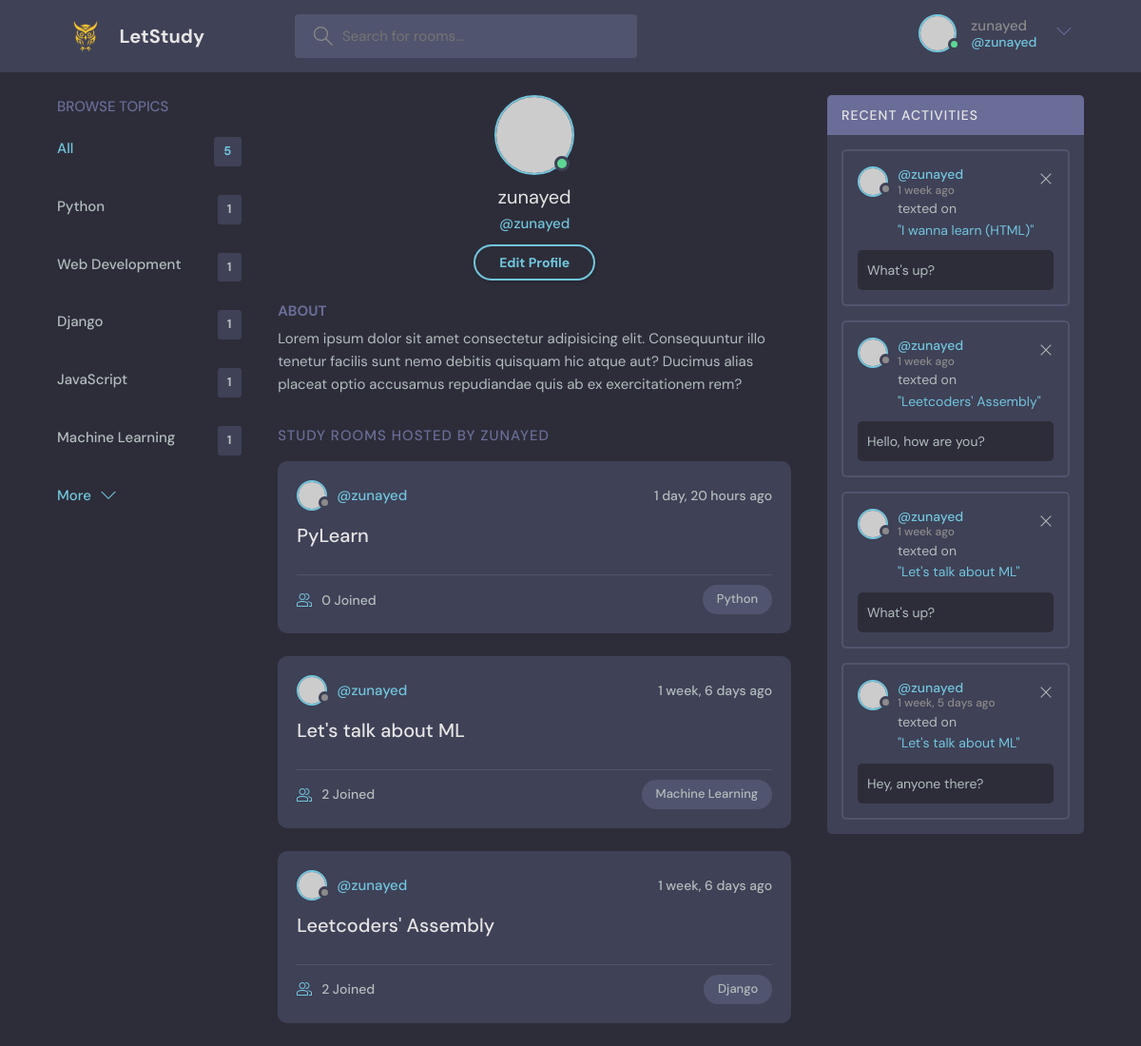
/profile/1/ (signed in), run on the app's committed database.
### base/models.py (models this page shows, shortened)
class Topic(models.Model):
    name = models.CharField(max_length=200)

class Room(models.Model):
    host = models.ForeignKey(User, on_delete=models.SET_NULL, null=True)
    topic = models.ForeignKey(Topic, on_delete=models.SET_NULL, null=True)
    name = models.CharField(max_length=200)
    description = models.TextField(null=True, blank=True)
    participants = models.ManyToManyField(User, related_name="participants", blank=True)
    updated = models.DateTimeField(auto_now=True)
    created = models.DateTimeField(auto_now_add=True)
    class Meta:
        ordering = ["-updated", "-created"]
    def __str__(self):
        return self.name

class Message(models.Model):
    user = models.ForeignKey(User, on_delete=models.CASCADE)
    room = models.ForeignKey(Room, on_delete=models.CASCADE) # if the room gets deleted, all chats become deleted
    body = models.TextField()
    updated = models.DateTimeField(auto_now=True)
    created = models.DateTimeField(auto_now_add=True)
    class Meta:
        ordering = ["-updated", "-created"]

### base/views.py (the view)
# urls.py: path("profile/<str:pk>/", views.userProfile, name="user-profile"),
def userProfile(request, pk):
    user = User.objects.get(id=pk)
    rooms = user.room_set.all()
    room_messages = user.message_set.all()
    topics = Topic.objects.all()
    context = {"user": user,
               "rooms": rooms,
               "room_messages": room_messages,
               "topics": topics}
    return render(request, "base/profile.html", context)

### base/templates/base/profile.html
{% extends 'main.html' %}
{% block content %}
<main class="profile-page layout layout--3">
  <div class="container">
    {% include "base/topics_component.html" %}
    <div class="roomList">
      <div class="profile">
        <div class="profile__avatar">
          <div class="avatar avatar--large active">
            <img src="https://randomuser.me/api/portraits/men/11.jpg" />
          </div>
        </div>
        <div class="profile__info">
          <h3>{{user.username}}</h3>
          <p>@{{user.username}}</p>
          {% if request.user == user %}
          <a href="{% url 'update-user' %}" class="btn btn--main btn--pill">Edit Profile</a>
          {% endif %}
        </div>
        <div class="profile__about">
          <h3>About</h3>
          <p>
            Lorem ipsum dolor sit amet consectetur adipisicing elit. Consequuntur illo tenetur
            facilis sunt nemo debitis quisquam hic atque aut? Ducimus alias placeat optio
            accusamus repudiandae quis ab ex exercitationem rem?
          </p>
        </div>
      </div>
      <div class="roomList__header">
        <div>
          <h2>Study Rooms Hosted by {{user.username}}</a>
          </h2>
        </div>
      </div>
      {% include "base/feed_component.html" %}
    </div>
    {% include "base/activity_component.html" %}
  </div>
</main>
{% endblock content %}

### templates/navbar.html (shortened to what this page needs)
{% load static %}
<header class="header header--loggedIn">
    <div class="container">
      <a href="{% url 'home' %}" class="header__logo">
        <img src="{% static 'images/favicon.ico' %}" />
        <h1>LetStudy</h1>
      </a>
      <form class="header__search" method="GET" action="{%% url 'home'}">
        <label>
          <input name="q" placeholder="Search for rooms..." />
        </label>
      </form>
      <nav class="header__menu">
        {% if request.user.is_authenticated %}
        <div class="header__user">
          <a href="{% url 'update-user' %}">
            <div class="avatar avatar--medium active">
              <img src="https://randomuser.me/api/portraits/men/37.jpg" />
            </div>
            <p>{{ request.user.username }} <span>@{{ request.user.username }}</span></p>
          </a>
          <button class="dropdown-button">
            <svg version="1.1" xmlns="http://www.w3.org/2000/svg" width="32" height="32" viewBox="0 0 32 32">
              <title>chevron-down</title>
              <path d="M16 21l-13-13h-3l16 16 16-16h-3l-13 13z"></path>
            </svg>
          </button>
        </div>
        {% else %}
        <a href="{% url 'login' %}">
          <img src="{% static 'images/avatar.svg' %}" />
          <p>Login</p>
        </a>
        {% endif %}
      </nav>
    </div>
  </header>

### base/templates/base/topics_component.html
<div class="topics">
    <div class="topics__header">
      <h2>Browse Topics</h2>
    </div>
    <ul class="topics__list">
      <li>
        <a href="{% url 'home' %}" class="active">All <span>{{topics.count}}</span></a>
      </li>
      {% for topic in topics %}
      <li>
        <a href="{% url 'home' %}?q={{ topic.name }}">{{ topic.name }} <span> {{topic.room_set.all.count}} </span></a>
      </li>
      {% endfor %}
    </ul>
    <a class="btn btn--link" href="topics.html">
      More
      <svg version="1.1" xmlns="http://www.w3.org/2000/svg" width="32" height="32" viewBox="0 0 32 32">
        <title>chevron-down</title>
        <path d="M16 21l-13-13h-3l16 16 16-16h-3l-13 13z"></path>
      </svg>
    </a>
  </div>

### base/templates/base/feed_component.html (shortened to what this page needs)
{% for room in rooms %}
<div class="roomListRoom">
    <div class="roomListRoom__header">
      <a href="{% url 'user-profile' room.host.id %}" class="roomListRoom__author">
        <div class="avatar avatar--small">
          <img src="https://randomuser.me/api/portraits/women/11.jpg" />
        </div>
        <span>@{{room.host.username}}</span>
      </a>
      <div class="roomListRoom__actions">
        <span>{{room.created|timesince}} ago</span>
      </div>
    </div>
    <div class="roomListRoom__content">
      <a href="{% url 'room' room.id %}">{{room.name}}</a>
    </div>
    <div class="roomListRoom__meta">
      <a href="{% url 'room' room.id %}" class="roomListRoom__joined">
        {{room.participants.all.count}} Joined
      </a>
      <p class="roomListRoom__topic">{{room.topic.name}}</p>
    </div>
  </div>
{% endfor %}

### base/templates/base/activity_component.html
<div class="activities">
    <div class="activities__header">
      <h2>Recent Activities</h2>
    </div>
{% for message in room_messages %}
    <div class="activities__box">
      <div class="activities__boxHeader roomListRoom__header">
        <a href="{% url 'user-profile' message.user.id %}" class="roomListRoom__author">
          <div class="avatar avatar--small">
            <img src="https://randomuser.me/api/portraits/women/11.jpg" />
          </div>
          <p>
            @{{ message.user }} <span>{{ message.created | timesince }} ago</span>
          </p>
        </a>
        {% if request.user == message.user %}
        <div class="roomListRoom__actions">
          <a href="{% url 'delete-message' message.id %}">
            <svg version="1.1" xmlns="http://www.w3.org/2000/svg" width="32" height="32" viewBox="0 0 32 32">
              <title>remove</title>
              <path
                d="M27.314 6.019l-1.333-1.333-9.98 9.981-9.981-9.981-1.333 1.333 9.981 9.981-9.981 9.98 1.333 1.333 9.981-9.98 9.98 9.98 1.333-1.333-9.98-9.98 9.98-9.981z"
              ></path>
            </svg>
          </a>
        </div>
        {% endif %}
      </div>
      <div class="activities__boxContent">
        <p>texted on <a href="{% url 'room' message.room.id %}">"{{ message.room }}"</a></p>
        <div class="activities__boxRoomContent">
          {{ message.body }}
        </div>
      </div>
    </div>
{% endfor %}
  </div>

### data on the page
Topic: name "Python", room_set.all.count "1"
Topic: name "Web Development", room_set.all.count "1"
Topic: name "Django", room_set.all.count "1"
Topic: name "JavaScript", room_set.all.count "1"
Topic: name "Machine Learning", room_set.all.count "1"
Room: host.username "zunayed", created "1 day, 20 hours", name "PyLearn", participants.all.count "0", topic.name "Python"
Room: host.username "zunayed", created "1 week, 6 days", name "Let's talk about ML", participants.all.count "2", topic.name "Machine Learning"
Room: host.username "zunayed", created "1 week, 6 days", name "Leetcoders' Assembly", participants.all.count "2", topic.name "Django"
Message: user "zunayed", created "1 week", room "I wanna learn (HTML)", body "What's up?"
Message: user "zunayed", created "1 week", room "Leetcoders' Assembly", body "Hello, how are you?"
Message: user "zunayed", created "1 week", room "Let's talk about ML", body "What's up?"
Message: user "zunayed", created "1 week, 5 days", room "Let's talk about ML", body "Hey, anyone there?"

### other printed values
{{ request.user.username }} "zunayed"
{{ topics.count }} "5"
{{ user.username }} "zunayed"
{{ user.username }} "ZUNAYED"
